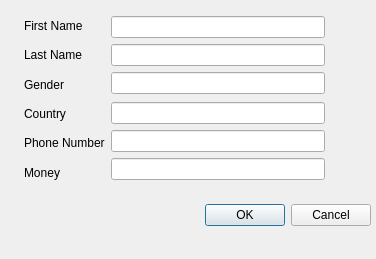
<?xml version="1.0" encoding="UTF-8"?>
<ui version="4.0">
 <class>SecDialog</class>
 <widget class="QDialog" name="SecDialog">
  <property name="geometry">
   <rect>
    <x>0</x>
    <y>0</y>
    <width>376</width>
    <height>259</height>
   </rect>
  </property>
  <property name="windowTitle">
   <string>Dialog</string>
  </property>
  <widget class="QWidget" name="">
   <property name="geometry">
    <rect>
     <x>24</x>
     <y>14</y>
     <width>301</width>
     <height>170</height>
    </rect>
   </property>
   <layout class="QHBoxLayout" name="horizontalLayout">
    <item>
     <layout class="QVBoxLayout" name="verticalLayout_6">
      <item>
       <layout class="QVBoxLayout" name="verticalLayout">
        <item>
         <widget class="QLabel" name="label_2">
          <property name="text">
           <string>First Name</string>
          </property>
         </widget>
        </item>
        <item>
         <widget class="QLabel" name="label_3">
          <property name="text">
           <string>Last Name</string>
          </property>
         </widget>
        </item>
        <item>
         <widget class="QLabel" name="label_4">
          <property name="text">
           <string>Gender</string>
          </property>
         </widget>
        </item>
       </layout>
      </item>
      <item>
       <layout class="QVBoxLayout" name="verticalLayout_3">
        <item>
         <widget class="QLabel" name="label_6">
          <property name="text">
           <string>Country</string>
          </property>
         </widget>
        </item>
        <item>
         <widget class="QLabel" name="label_5">
          <property name="text">
           <string>Phone Number</string>
          </property>
         </widget>
        </item>
        <item>
         <widget class="QLabel" name="label_7">
          <property name="text">
           <string>Money</string>
          </property>
         </widget>
        </item>
       </layout>
      </item>
     </layout>
    </item>
    <item>
     <layout class="QVBoxLayout" name="verticalLayout_5">
      <item>
       <layout class="QVBoxLayout" name="verticalLayout_2">
        <item>
         <widget class="QLineEdit" name="label_first_name_2"/>
        </item>
        <item>
         <widget class="QLineEdit" name="label_last_name_2"/>
        </item>
        <item>
         <widget class="QLineEdit" name="label_gender_2"/>
        </item>
       </layout>
      </item>
      <item>
       <layout class="QVBoxLayout" name="verticalLayout_4">
        <item>
         <widget class="QLineEdit" name="label_country_2"/>
        </item>
        <item>
         <widget class="QLineEdit" name="label_phone_number_2"/>
        </item>
        <item>
         <widget class="QLineEdit" name="label_money_2"/>
        </item>
       </layout>
      </item>
     </layout>
    </item>
   </layout>
  </widget>
  <widget class="QWidget" name="">
   <property name="geometry">
    <rect>
     <x>40</x>
     <y>200</y>
     <width>331</width>
     <height>30</height>
    </rect>
   </property>
   <layout class="QHBoxLayout" name="horizontalLayout_2">
    <item>
     <spacer name="horizontalSpacer">
      <property name="orientation">
       <enum>Qt::Horizontal</enum>
      </property>
      <property name="sizeHint" stdset="0">
       <size>
        <width>40</width>
        <height>20</height>
       </size>
      </property>
     </spacer>
    </item>
    <item>
     <widget class="QDialogButtonBox" name="buttonBox">
      <property name="standardButtons">
       <set>QDialogButtonBox::Cancel|QDialogButtonBox::Ok</set>
      </property>
     </widget>
    </item>
   </layout>
  </widget>
 </widget>
 <resources/>
 <connections/>
</ui>
